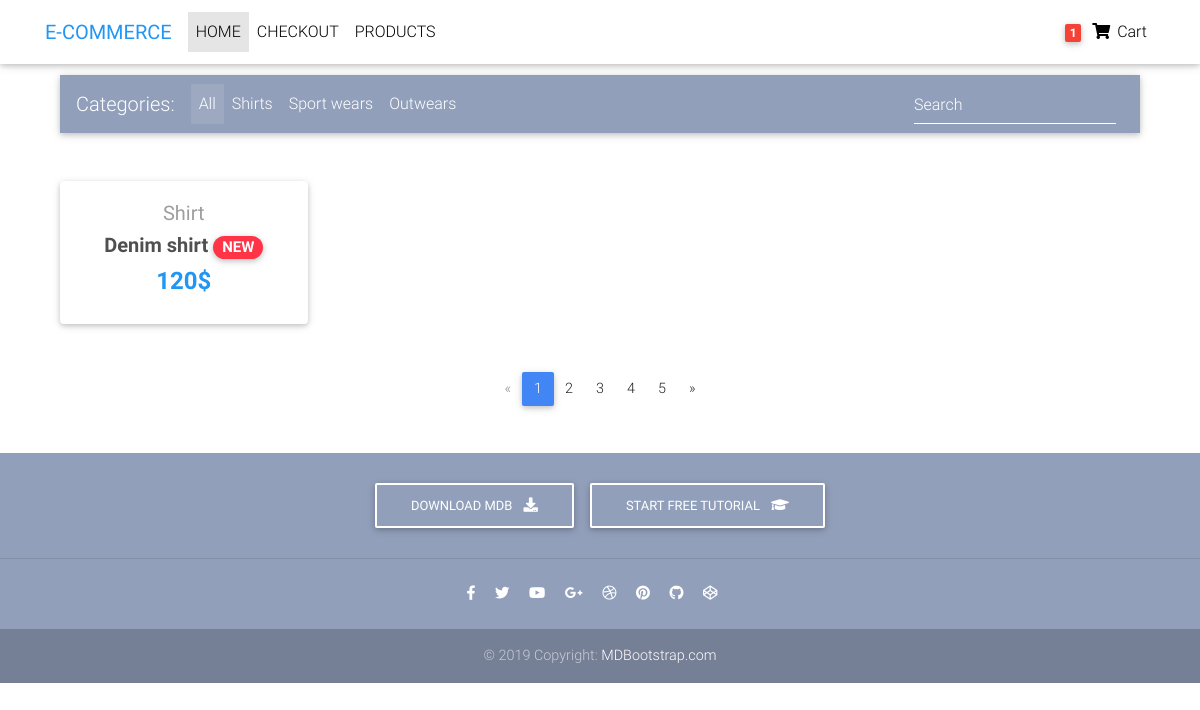
/, run on an earlier commit of the app's database.
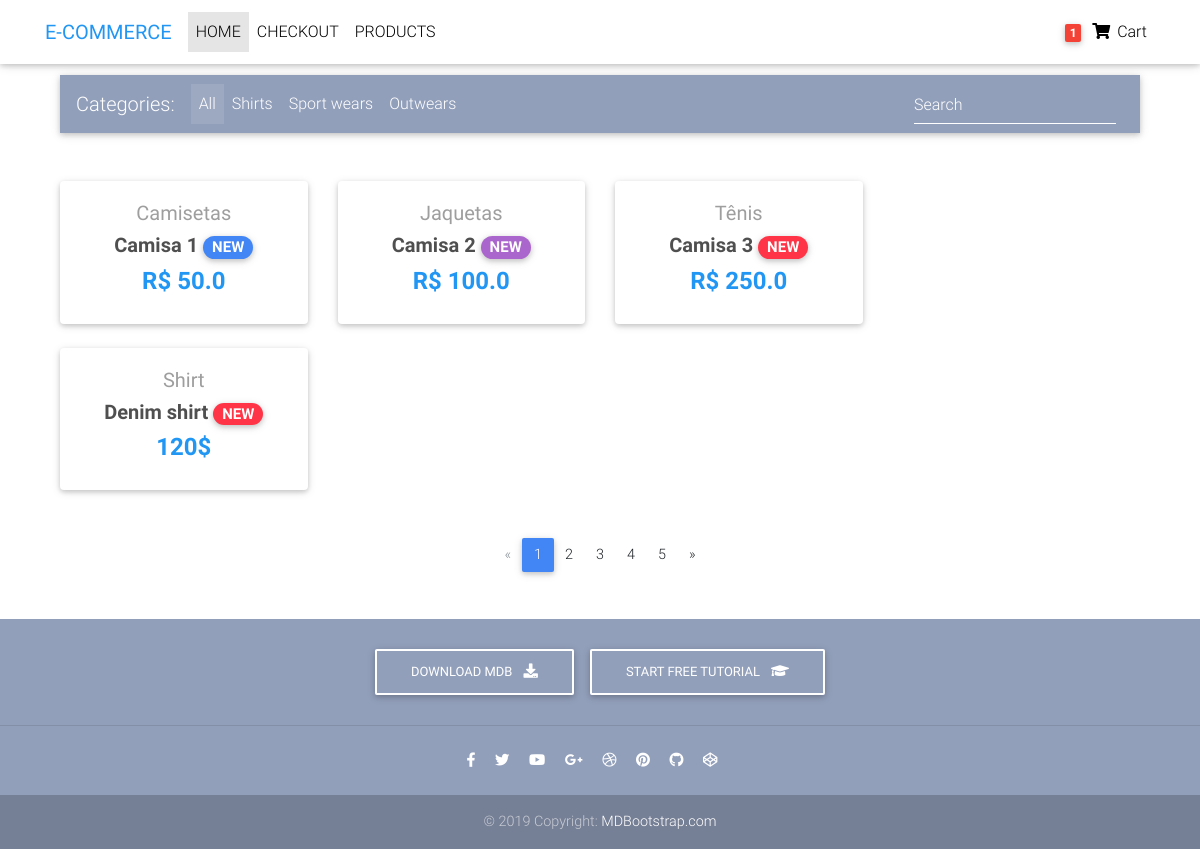
And on a later commit of the database.
### core/models.py (models this page shows, shortened)
class Items(models.Model):
    title = models.CharField(max_length=100)
    price = models.FloatField()
    discount_price = models.FloatField(null=True, blank=True)
    category = models.CharField(choices=CATEGORY_CHOICES, max_length=2)
    label = models.CharField(choices=LABEL_CHOICES, max_length=2)
    slug = models.SlugField()
    description = models.TextField()
    def get_absolute_url(self):
        return reverse("core:product", kwargs={
            'slug': self.slug
        })
    class Meta:
        verbose_name = "Item"
        verbose_name_plural = "Item"

### core/views.py (the view)
# urls.py: path('', HomeList.as_view(), name="home"),
class HomeList(ListView):
    model = Items
    template_name = "home.html"

### templates/home.html (shortened to what this page needs)
{% extends "base.html" %}
{% block content %}
  <main>
    <div class="container">
      <nav class="navbar navbar-expand-lg navbar-dark mdb-color lighten-3 mt-3 mb-5">
        <span class="navbar-brand">Categories:</span>
        <div class="collapse navbar-collapse" id="basicExampleNav">
          <ul class="navbar-nav mr-auto">
            <li class="nav-item active">
              <a class="nav-link" href="#">All
              </a>
            </li>
            <li class="nav-item">
              <a class="nav-link" href="#">Shirts</a>
            </li>
            <li class="nav-item">
              <a class="nav-link" href="#">Sport wears</a>
            </li>
            <li class="nav-item">
              <a class="nav-link" href="#">Outwears</a>
            </li>
          </ul>
          <form class="form-inline">
            <div class="md-form my-0">
              <input class="form-control mr-sm-2" type="text" placeholder="Search" aria-label="Search">
            </div>
          </form>
        </div>
      </nav>
      <section class="text-center mb-4">
        <div class="row wow fadeIn">
          {% for item in object_list %}
          <div class="col-lg-3 col-md-6 mb-4">
            <div class="card">
              <div class="card-body text-center">
                <a href="{{ item.get_absolute_url }}" class="grey-text">
                  <h5>{{ item.get_category_display }}</h5>
                </a>
                <h5>
                  <strong>
                    <a href="{{ item.get_absolute_url }}" class="dark-grey-text">{{ item.title }}
                      <span class="badge badge-pill {{ item.get_label_display }}-color">NEW</span>
                    </a>
                  </strong>
                </h5>
                <h4 class="font-weight-bold blue-text">
                  <strong>
                  {% if item.discount_price %}
                    R$ {{ item.discount_price }}
                  {% else %}
                    R$ {{ item.price }}
                  {% endif %}
                  </strong>
                </h4>
              </div>
            </div>
          </div>
          {% endfor %}
        </div>
        <div class="row wow fadeIn">
          <div class="col-lg-3 col-md-6 mb-4">
            <div class="card">
              <div class="card-body text-center">
                <a href="" class="grey-text">
                  <h5>Shirt</h5>
                </a>
                <h5>
                  <strong>
                    <a href="" class="dark-grey-text">Denim shirt
                      <span class="badge badge-pill danger-color">NEW</span>
                    </a>
                  </strong>
                </h5>
                <h4 class="font-weight-bold blue-text">
                  <strong>120$</strong>
                </h4>
              </div>
            </div>
          </div>
        </div>
      </section>
      <nav class="d-flex justify-content-center wow fadeIn">
        <ul class="pagination pg-blue">
          <li class="page-item disabled">
            <a class="page-link" href="#" aria-label="Previous">
              <span aria-hidden="true">&laquo;</span>
            </a>
          </li>
          <li class="page-item active">
            <a class="page-link" href="#">1
            </a>
          </li>
          <li class="page-item">
            <a class="page-link" href="#">2</a>
          </li>
          <li class="page-item">
            <a class="page-link" href="#">3</a>
          </li>
          <li class="page-item">
            <a class="page-link" href="#">4</a>
          </li>
          <li class="page-item">
            <a class="page-link" href="#">5</a>
          </li>
          <li class="page-item">
            <a class="page-link" href="#" aria-label="Next">
              <span aria-hidden="true">&raquo;</span>
            </a>
          </li>
        </ul>
      </nav>
    </div>
  </main>
{% endblock content %}

### templates/base.html (shortened to what this page needs)
{% load static %}
<!DOCTYPE html>
<html lang="en">
<head>
  <link rel="stylesheet" href="https://use.fontawesome.com/releases/v5.8.2/css/all.css">
  <link href="{% static 'css/bootstrap.min.css' %}" rel="stylesheet">
  <link href="{% static 'css/mdb.min.css' %}" rel="stylesheet">
  <link href="{% static 'css/style.min.css' %}" rel="stylesheet">
</head>
<body>
    {% include "navbar.html" %}
    <div class="container main">
        {% block content  %}
        {% endblock content %}
    </div>
    {% include "footer.html" %}
</body>
</html>

### templates/navbar.html (shortened to what this page needs)
  <nav class="navbar fixed-top navbar-expand-lg navbar-light white scrolling-navbar">
    <div class="container">
      <a class="navbar-brand waves-effect" href="https://mdbootstrap.com/docs/jquery/" target="_blank">
        <strong class="blue-text">E-COMMERCE</strong>
      </a>
      <div class="collapse navbar-collapse" id="navbarSupportedContent">
        <ul class="navbar-nav mr-auto">
          <li class="nav-item active">
            <a class="nav-link waves-effect" href="{% url 'core:home' %}">HOME
            </a>
          </li>
          <li class="nav-item">
            <a class="nav-link waves-effect" href="{% url 'core:checkout' %}">CHECKOUT</a>
          </li>
          <li class="nav-item">
            <a class="nav-link waves-effect" href="#">PRODUCTS</a>
          </li>
        </ul>
        <ul class="navbar-nav nav-flex-icons">
          <li class="nav-item">
            <a class="nav-link waves-effect">
              <span class="badge red z-depth-1 mr-1"> 1 </span>
              <i class="fas fa-shopping-cart"></i>
              <span class="clearfix d-none d-sm-inline-block"> Cart </span>
            </a>
          </li>
        </ul>
      </div>
    </div>
  </nav>

### templates/footer.html
    <footer class="page-footer text-center font-small mt-4 wow fadeIn">
        <div class="pt-4">
        <a class="btn btn-outline-white" href="https://mdbootstrap.com/docs/jquery/getting-started/download/" target="_blank"
            role="button">Download MDB
            <i class="fas fa-download ml-2"></i>
        </a>
        <a class="btn btn-outline-white" href="https://mdbootstrap.com/education/bootstrap/" target="_blank" role="button">Start
            free tutorial
            <i class="fas fa-graduation-cap ml-2"></i>
        </a>
        </div>
        <hr class="my-4">
        <div class="pb-4">
        <a href="https://www.facebook.com/mdbootstrap" target="_blank">
            <i class="fab fa-facebook-f mr-3"></i>
        </a>
        <a href="https://twitter.com/MDBootstrap" target="_blank">
            <i class="fab fa-twitter mr-3"></i>
        </a>
        <a href="https://www.youtube.com/watch?v=7MUISDJ5ZZ4" target="_blank">
            <i class="fab fa-youtube mr-3"></i>
        </a>
        <a href="https://plus.google.com/u/0/b/107863090883699620484" target="_blank">
            <i class="fab fa-google-plus-g mr-3"></i>
        </a>
        <a href="https://dribbble.com/mdbootstrap" target="_blank">
            <i class="fab fa-dribbble mr-3"></i>
        </a>
        <a href="https://pinterest.com/mdbootstrap" target="_blank">
            <i class="fab fa-pinterest mr-3"></i>
        </a>
        <a href="https://github.com/mdbootstrap/bootstrap-material-design" target="_blank">
            <i class="fab fa-github mr-3"></i>
        </a>
        <a href="http://codepen.io/mdbootstrap/" target="_blank">
            <i class="fab fa-codepen mr-3"></i>
        </a>
        </div>
        <div class="footer-copyright py-3">
        © 2019 Copyright:
        <a href="https://mdbootstrap.com/education/bootstrap/" target="_blank"> MDBootstrap.com </a>
        </div>
    </footer>

### templates/scripts.html (shortened to what this page needs)
{% load static %}

### templates/base.html (style rules this page uses)
html, body, header, .carousel { height: 60vh; }
.main { margin-top: 75px; }

What changed in the data, as far as the page shows it:
added Items: category "Camisetas", title "Camisa 1", discount_price "50.0"
added Items: category "Jaquetas", title "Camisa 2", price "100.0"
added Items: category "Tênis", title "Camisa 3", price "250.0"
